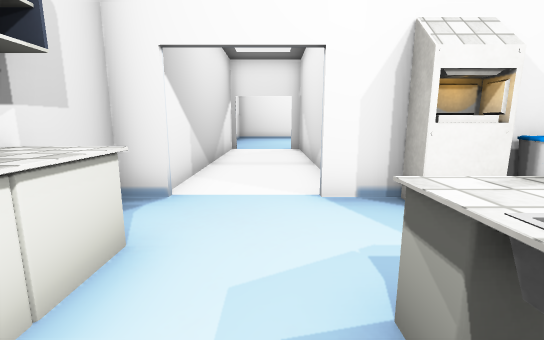
view 1 (above)

13 first-person views from a walk through a 3-D level made in the Unity game engine. The camera is 1.2 m above the floor, tilts 10° down and sees 90° across. Doors are open. The floor is counted in squares, 1 m on a side. Each view is taken from the middle of a square. On the plan, view 1 faces up. The plan holds only what a view shows up to about 13 squares ahead; the rest is blank. The place goes on beyond the plan. Some surface patterns are stand-ins.

view 2
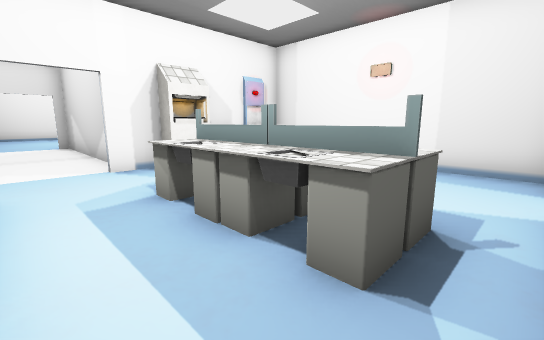

view 3
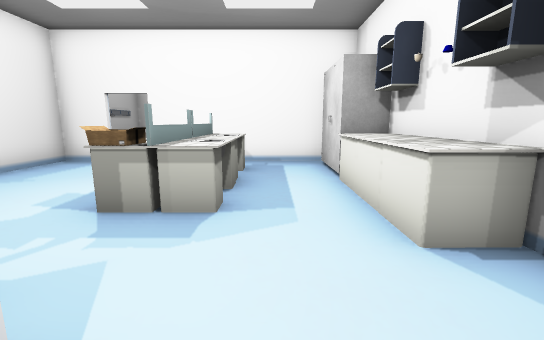

view 4
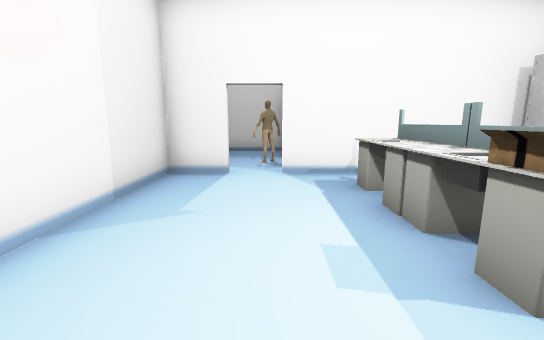

view 5
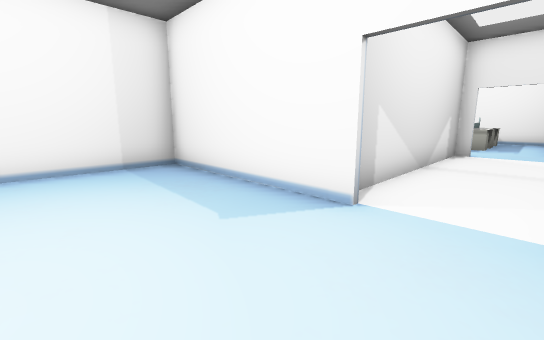

view 6
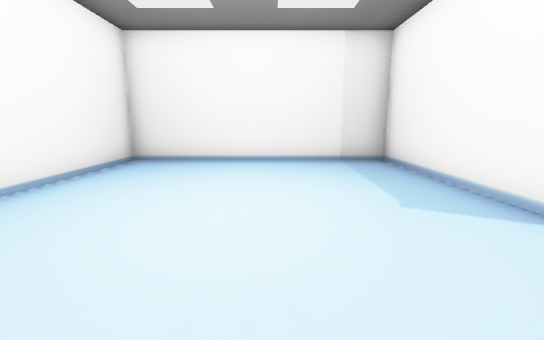

view 7
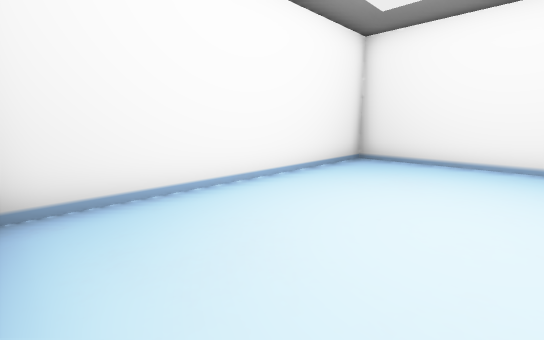

view 8
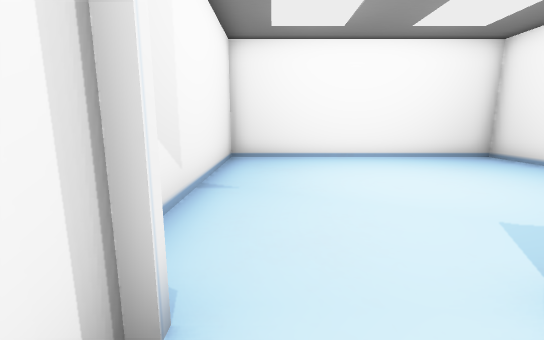

view 9
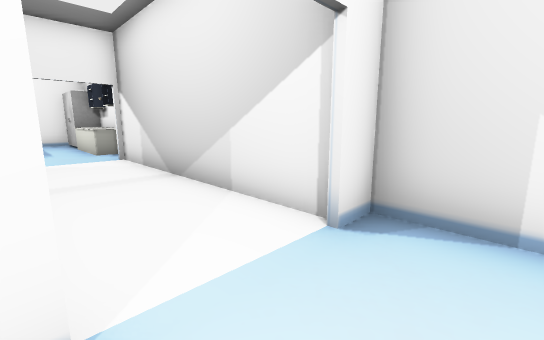

view 10
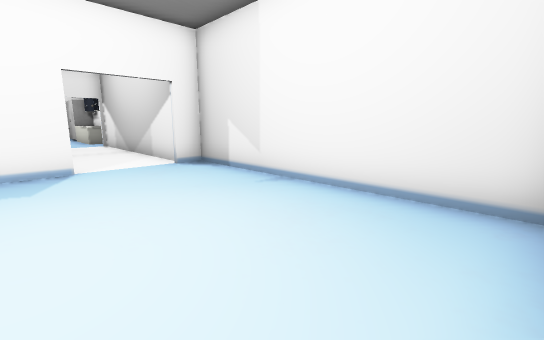

view 11
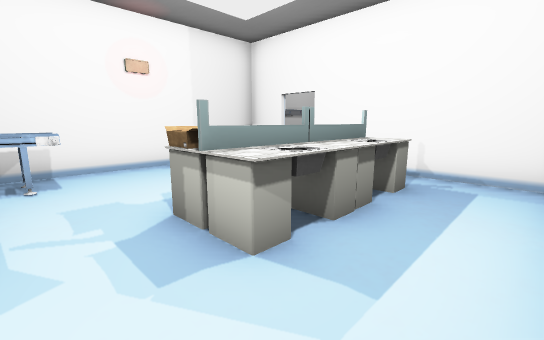

view 12
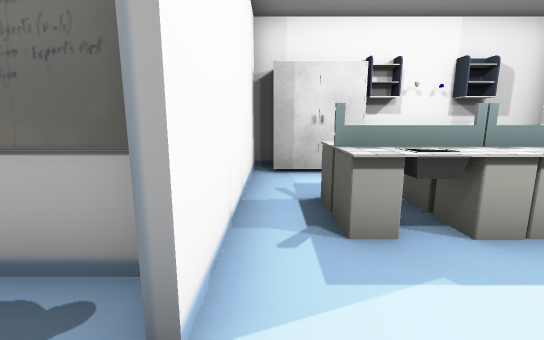

view 13
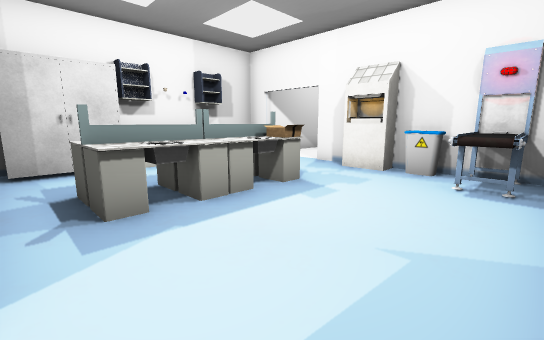

### Floor plan
Points are (right, up) in squares from view 1. A wall is a line through its corners. A room is listed if a view was taken in it or the views show most of it. See-through windows are left out.
Room 1 (views 1, 2, 4, 11, 12, 13)
walls: (-1.5, -1.4) (-1.5, -3); (2.2, 4.3) (2.2, 3.6); (3.2, 4.3) (3.2, 3.7) (2.1, 3.7); (3.6, 4.3) (0.8, 4.3); (5, -3.5) (6.5, -3.5) (6.5, 4.2); (-2.4, -2.9) (-2.4, -3.5) (3.9, -3.5); (-1.8, 4.3) (-2.4, 4.3) (-2.4, -0.9)
ways out: open door at (0, 4) to room 2; open door at (4.5, -4)
objects: other object (-2, 0) to (-2, 2); other object (1, -2) to (1, -1); other object (1, 0) to (1, 1); other object (2, -2) to (2, -1); other object (2, 0) to (2, 1); whiteboard (3, -4); other object (4, 4); conveyor (5, 3) to (6, 4)
Room 2 (views 3, 5, 6, 7, 8, 9, 10)
walls: (0.8, 12.4) (6.5, 12.4) (6.5, 20.4) (-2.4, 20.4) (-2.4, 12.4) (-1.5, 12.4); (-1.8, 12.4) (-1.8, 4.3); (1.2, 4.4) (1.2, 12.4)
ways out: open door at (0, 4) to room 1

Positions as (right, up) in squares from view 1, and headings:
1: (0, 0), facing up
2: (-1, -3), facing up-right
3: (0, 5), facing down
4: (4, 3), facing down
5: (-1, 16), facing down-right
6: (-2, 16), facing right
7: (-2, 16), facing up-right
8: (-1, 11), facing up
9: (1, 14), facing down-left
10: (2, 20), facing down-left
11: (-1, 3), facing down-right
12: (5, -3), facing left
13: (6, -3), facing up-left
